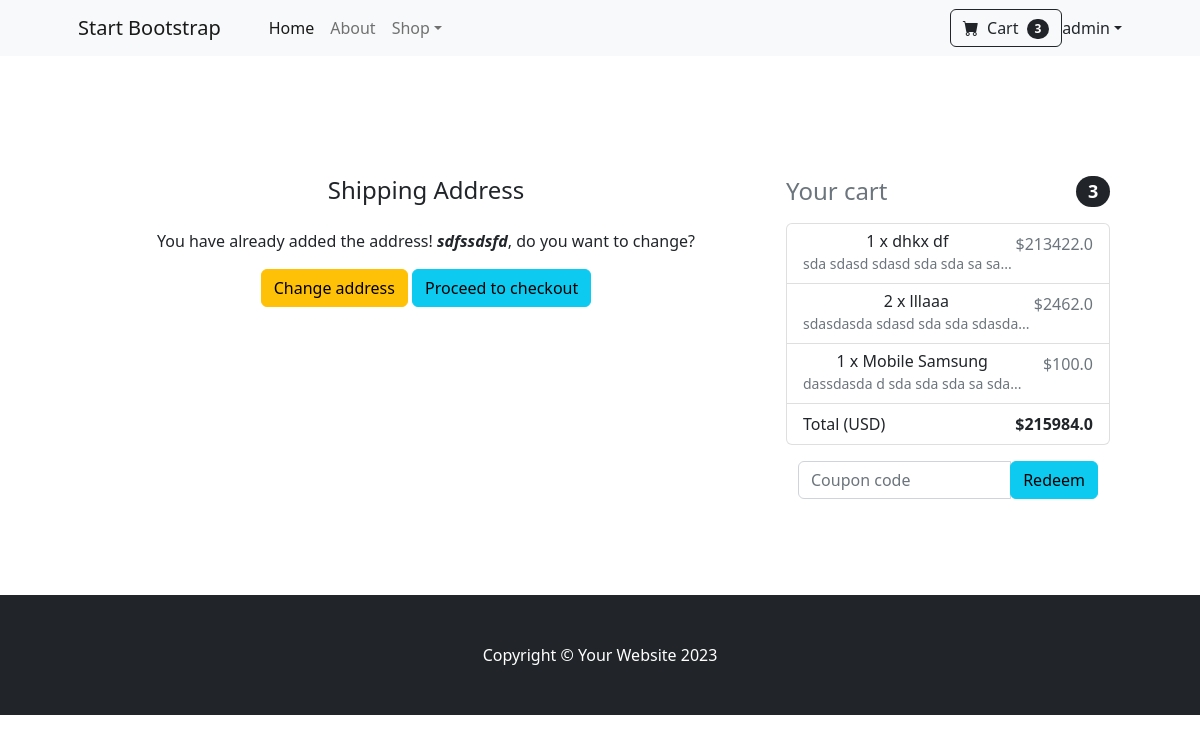
The app's page /shipping-address/ (signed in) with its own data.
### frontend/models.py (models this page shows, shortened)
class Order(models.Model):
   user = models.ForeignKey(User, on_delete=models.CASCADE)
   order_ref = models.CharField(max_length=20)
   items = models.ManyToManyField(OrderItem)
   ordered_date = models.DateTimeField()
   ordered = models.BooleanField(default=False)
   billing_address = models.ForeignKey('BillingAddress', on_delete=models.SET_NULL, blank=True, null=True)
   coupon = models.ForeignKey('Coupon', on_delete=models.SET_NULL, blank=True, null=True)
   payment = models.ForeignKey('Payment', on_delete=models.SET_NULL, blank=True, null=True)
   delivered = models.BooleanField(default=False)
   received = models.BooleanField(default=False)
   refund_requested = models.BooleanField(default=False)
   refund_granted = models.BooleanField(default=False)
   def total_price(self):
       total = 0
       for order_item in self.items.all():
           total += order_item.final_price()
       if self.coupon:
           total -= self.coupon.amount
       return total

class BillingAddress(models.Model):
   user = models.ForeignKey(User, on_delete=models.CASCADE)
   street_address = models.CharField(max_length=100)
   apartment = models.CharField(max_length=100)
   zip = models.CharField(max_length=10)

class OrderItem(models.Model):
   user = models.ForeignKey(User, on_delete=models.CASCADE)
   ordered = models.BooleanField(default=False)
   item = models.ForeignKey(Item, on_delete=models.CASCADE)
   quantity = models.IntegerField(default=1)
   def total_item_price(self):
       return self.quantity * self.item.price
   def final_price(self):
       if self.item.discount_price:
           return self.total_discount_item_price()
       return self.total_item_price()

class Item(models.Model):
   title = models.CharField(max_length=100)
   price = models.FloatField()
   discount_price = models.FloatField(blank=True, null=True)
   category = models.CharField(choices=CATEGORY_CHOICES, max_length=5)
   label = models.CharField(choices=LABEL_CHOICES, max_length=5)
   slug = models.SlugField()
   description = models.TextField()
   image = models.ImageField()
   def snip_description(self):
       return self.description[:30] + "..."

### frontend/views.py (the view, shortened to what this page needs)
# urls.py: path('shipping-address/', views.ShippingAddressView.as_view(), name='shipping-address'),
class ShippingAddressView(View):
   def get(self, *args, **kwargs):
       try:
           order = Order.objects.get(user=self.request.user, ordered=False)
           form = ShippingAddressForm()
           context = {
               'form': form,
               'order': order,
               'couponform': CouponForm(),
               'display_coupon_form': True
           }
           return render(self.request, 'shipping-address.html', context)
       except ObjectDoesNotExist:
           messages.info(self.request, 'You do not have an active order')
           return redirect('frontend:shipping-address')

### frontend/forms.py
class ShippingAddressForm(forms.Form):
   street_address = forms.CharField(widget=forms.TextInput(attrs={
       'class': 'form-control',
       'id': 'floatingInput',
       'placeholder': 'Street and house number'
   }))
   apartment_address = forms.CharField(widget=forms.TextInput(attrs={
       'class': 'form-control',
       'id': 'floatingApartment',
       'placeholder': 'Apartment'
   }))
   zip_code = forms.CharField(widget=forms.TextInput(attrs={
       'class': 'form-control',
       'id': 'floatingZip',
       'placeholder': 'Zip code'
   }))

class CouponForm(forms.Form):
   code = forms.CharField(widget=forms.TextInput(attrs={
       'class': 'form-control',
       'placeholder': 'Coupon code'
   }))

### frontend/templatetags/cart_template_tag.py (called while the page is built)
@register.filter
def cart_count(user):
   if user.is_authenticated:
       query_set = Order.objects.filter(user=user, ordered=False)
       if query_set.exists():
           return query_set[0].items.count()
       return 0

### templates/shipping-address.html (shortened to what this page needs)
{% extends 'base.html' %}
{% block content %}
<section class="py-5 container">
  <div class="row">
      <div class="col-md-8">
          <h4 class="mb-4">Shipping Address</h4>
          {% if order.billing_address %}
          <p>You have already added the address! <i><b>{{ order.billing_address.street_address }}</b></i>, do you want to change?</p>
               <a href="" class="btn btn-warning">Change address</a>
               <a href="{% url 'frontend:home' %}" class="btn btn-info">Proceed to checkout</a>
          {% endif %}
      </div>
      <div class="col-md-4">
          {% include 'cart_snippet.html' %}
      </div>
  </div>
</section>
{% endblock %}

### templates/base.html (shortened to what this page needs)
<!DOCTYPE html>
{% load static %}
{% load cart_template_tag %}
<html lang="en">
    <head>
        <link href="https://cdn.jsdelivr.net/npm/bootstrap-icons@1.5.0/font/bootstrap-icons.css" rel="stylesheet" />
        <link href="{% static 'css/styles.css' %}" rel="stylesheet" />
    </head>
    <body>
        <nav class="navbar navbar-expand-lg navbar-light bg-light">
            <div class="container px-4 px-lg-5">
                <a class="navbar-brand" href="#!">Start Bootstrap</a>
                <div class="collapse navbar-collapse" id="navbarSupportedContent">
                    <ul class="navbar-nav me-auto mb-2 mb-lg-0 ms-lg-4">
                        <li class="nav-item"><a class="nav-link active" aria-current="page" href="{% url 'frontend:home' %}">Home</a></li>
                        <li class="nav-item"><a class="nav-link" href="#!">About</a></li>
                        <li class="nav-item dropdown">
                            <a class="nav-link dropdown-toggle" id="navbarDropdown" href="#" role="button" data-bs-toggle="dropdown" aria-expanded="false">Shop</a>
                        </li>
                    </ul>
                    {% if user.is_authenticated %}
                    <form class="d-flex">
                        <a href="{% url 'frontend:summary' %}" class="btn btn-outline-dark" type="submit">
                            <i class="bi-cart-fill me-1"></i>
                            Cart
                            <span class="badge bg-dark text-white ms-1 rounded-pill">{{ user|cart_count }}</span>
                        </a>
                     </form>
                     <li class="nav-item dropdown d-flex">
                        <a class="nav-link dropdown-toggle" id="nDropdown" href="#" role="button" data-bs-toggle="dropdown" aria-expanded="false">{{ user.get_username }}</a>
                    </li>
                    {% else %}
                    <li class="nav-item d-flex"><a class="nav-link" href="{% url 'accounts:login' %}">Sign in/up</a></li>
                    {% endif %}
                </div>
            </div>
        </nav>
        <header class="">
            <div class="container px-4 px-lg-5 my-5">
                <div class="text-center">
                    <div class="mt-5 pt-4">
                    </div>
                    {% block content %}
                    {% endblock %}
                </div>
            </div>
        </header>
        <footer class="py-5 bg-dark">
            <div class="container"><p class="m-0 text-center text-white">Copyright &copy; Your Website 2023</p></div>
        </footer>
    </body>
</html>

### templates/cart_snippet.html (shortened to what this page needs)
<h4 class="d-flex justify-content-between align-items-center mb-3">
    <span class="text-muted">Your cart</span>
    <span class="badge bg-dark text-white ms-1 rounded-pill">{{ order.items.count }}</span>
  </h4>
  <ul class="list-group mb-3 z-depth-1">
      {% for order_item in order.items.all %}
    <li class="list-group-item d-flex justify-content-between lh-condensed">
      <div>
        <h6 class="my-0">{{ order_item.quantity }} x {{ order_item.item.title }}</h6>
        <small class="text-muted">{{ order_item.item.snip_description }}</small>
      </div>
      <span class="text-muted">${{ order_item.final_price }}</span>
    </li>
    {% endfor %}
    <li class="list-group-item d-flex justify-content-between">
      <span>Total (USD)</span>
      <strong>${{ order.total_price }}</strong>
    </li>
  </ul>
 {% if display_coupon_form %}
    <form action="{% url 'frontend:add-coupon' %}" method="post" autocomplete="off" class="container">
        <div class="input-group">
            {{ couponform.code }}
            <div class="input-group-addon">
                <button class="btn btn-info m-0" type="submit">Redeem</button>
            </div>
        </div>
    </form>
 {% endif %}

### records on screen
Order: billing_address.street_address "sdfssdsfd", items.count "3", total_price "215984.0"
OrderItem: quantity "1", item "dhkx df", item.snip_description "sda sdasd sdasd sda sda sa sa...", final_price "213422.0"
OrderItem: quantity "2", item "lllaaa", item.snip_description "sdasdasda sdasd sda sda sdasda...", final_price "2462.0"
OrderItem: quantity "1", item "Mobile Samsung", item.snip_description "dassdasda d sda sda sda sa sda...", final_price "100.0"

### other values on screen
{{ user|cart_count }} "3"
{{ user.get_username }} "admin"
